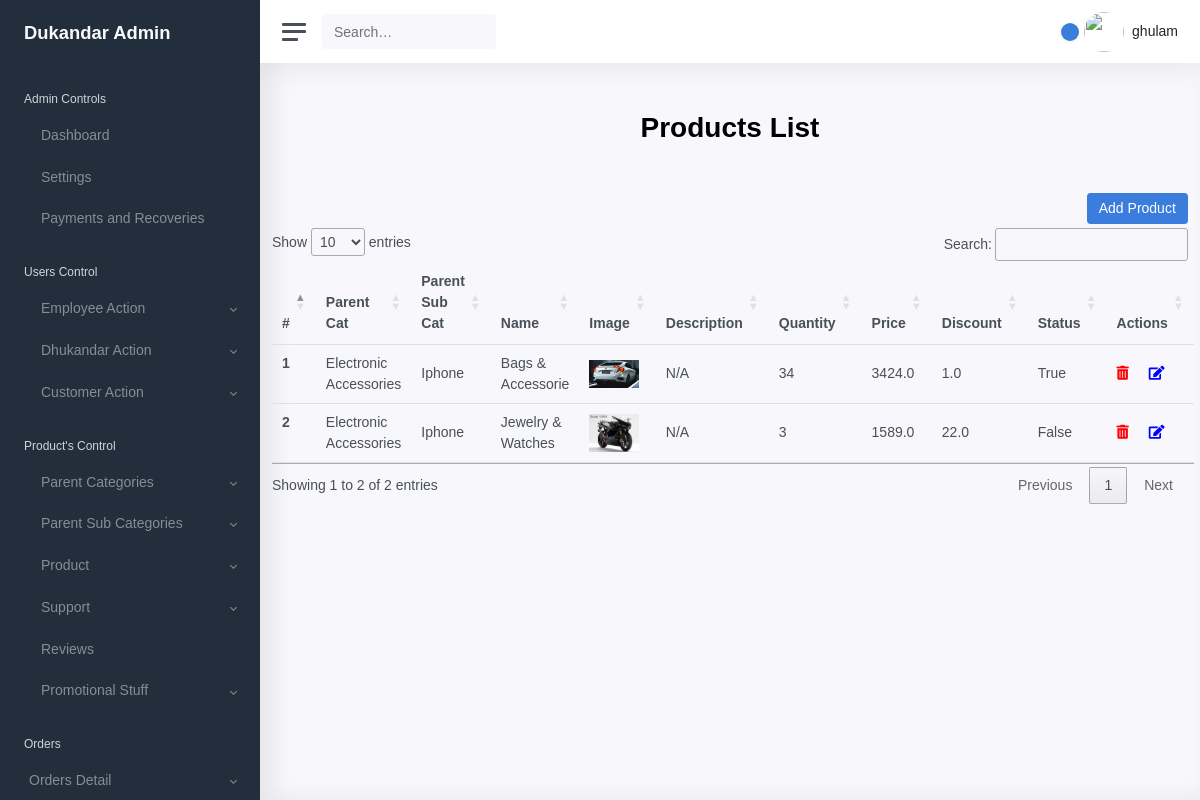
Screenshot of /product/lists (signed in) with the database file from the repository.
### shopkeeper/models/models.py (models this page shows, shortened)
class User(AbstractUser):
    address = models.CharField(max_length=250, null=True)
    user_type = models.CharField(max_length=16,
                                 choices=USER_CHOICES,
                                 default="CUSTOMER")
    block = models.BooleanField(default=False)
    is_active = models.BooleanField(default=True)
    created_at = models.DateTimeField(auto_now_add=True)
    updated_at = models.DateTimeField(auto_now=True)

class Product(models.Model):
    parent = models.ForeignKey(ParentCategory,
                               on_delete=models.CASCADE,
                               null=True)
    sub_cat = models.ForeignKey(SubCategory,
                                on_delete=models.CASCADE,
                                null=True)
    name = models.CharField(max_length=255, null=False)
    image = models.ImageField(upload_to='product/category/sub')
    description = models.TextField()
    quantity = models.IntegerField(default=0)
    price = models.FloatField(default=0.0)
    discount = models.FloatField(default=0.0)
    is_active = models.BooleanField(default=True)

class ParentCategory(models.Model):
    name = models.CharField(max_length=100, null=False)
    description = models.TextField(null=True)
    meta_keywords = models.CharField(max_length=255, null=True)
    meta_description = models.CharField(max_length=255, null=True)
    image = models.ImageField(upload_to='product/category/parent')
    category_for = models.CharField(choices=CATEGORY_FOR_CHOICES,
                                    max_length=7,
                                    default='RETAIL')
    is_active = models.BooleanField(default=False)

class SubCategory(models.Model):
    parent = models.ForeignKey(ParentCategory,
                               on_delete=models.CASCADE,
                               null=True)
    name = models.CharField(max_length=100, null=False)
    description = models.TextField(null=True)
    meta_keywords = models.CharField(max_length=255, null=True)
    meta_description = models.CharField(max_length=255, null=True)
    image = models.ImageField(upload_to='product/category/sub')
    is_active = models.BooleanField(default=False)

### shopkeeper/views.py (the view)
# urls.py: path('product/lists', productList, name='product_ist'),
def productList(request):
    products_list =Product.objects.all()
    context={
        'products_list':products_list
    }
    return render(request, 'shopkeeper/product/list.html', context)

### shopkeeper/templates/shopkeeper/product/list.html (shortened to what this page needs)
{% extends 'shopkeeper/base/base.html' %}
{% load static %}
{% block content %}
<div class="container">
        <h1 class="text-center mt-5 mb-5 font-weight-bold">Products List</h1>
        <div class="row">
          <div class="col-12">
            <a type="submit" href="{% url 'product_setup' %}" class="btn btn-primary float-right mb-1" name="employee">Add
                Product</a>
              <table class="table" id="table_id">
                <thead class="thead-dark">
                <tr>
                    <th scope="col">#</th>
                    <th scope="col">Parent Cat</th>
                    <th scope="col">Parent Sub Cat</th>
                    <th scope="col">Name</th>
                    <th scope="col">Image</th>
                    <th scope="col">Description</th>
                    <th scope="col">Quantity</th>
                    <th scope="col">Price</th>
                     <th scope="col">Discount</th>
                     <th scope="col">Status</th>
                     <th scope="col">Actions</th>
                </tr>
                </thead>
                <tbody>
                {% for prod in products_list %}
                    <tr>
                        <th scope="row">{{ forloop.counter }}</th>
                        <td>{{ prod.parent.name }}</td>
                        <td>{{ prod.sub_cat.name }}</td>
                        <td>{{ prod.name }}</td>
                        <td>{% if prod.image %}
                            <img src="{{ prod.image.url }}" alt="{{ prod.name }}" width="50">
                            {% else %}
                            {{ prod.image }}
                            {% endif %}
                        </td>
                        <td>{{ prod.description }}</td>
                        <td>{{ prod.quantity }}</td>
                        <td>{{ prod.price }}</td>
                        <td>{{ prod.discount }}</td>
                         <td>{{ prod.is_active }}</td>
                    <td>
                        <a href="{% url 'product_delete' prod.id %}" class="mr-3" data-toggle="tooltip" title="Hooray!"> <i class="fas fa-trash-alt"  style="color:red;"></i></a>
                        <a href="{% url 'product_update'  prod.id %}">  <i class="fas fa-edit" style="color:blue;"></i></a>
                    </td>
                    </tr>
                {% endfor %}
                </tbody>
            </table>
          </div>
        </div>
      </div>
{% endblock %}

### shopkeeper/templates/shopkeeper/base/topNav.html (shortened to what this page needs)
{% load static %}
<nav class="navbar navbar-expand navbar-light navbar-bg">
    <a class="sidebar-toggle d-flex">
      <i class="hamburger align-self-center"></i>
    </a>
    <form class="d-none d-sm-inline-block">
      <div class="input-group input-group-navbar">
        <input type="text" class="form-control" placeholder="Search…" aria-label="Search">
        <button class="btn" type="button">
        </button>
      </div>
    </form>
    <div class="navbar-collapse collapse">
      <ul class="navbar-nav navbar-align">
        <li class="nav-item dropdown">
          <a class="nav-icon dropdown-toggle" href="#" id="alertsDropdown" data-toggle="dropdown">
            <div class="position-relative">
              <span class="indicator">{{ request.user.notifications.unread.count }}</span>
            </div>
          </a>
        </li>
        <li class="nav-item dropdown">
          {% if request.user.is_authenticated %}
          {% if request.user.profile_photo %}
          <a class="nav-link dropdown-toggle d-none d-sm-inline-block" href="#" data-toggle="dropdown">
            <img src="{{ request.user.profile_photo.url }}" class="avatar img-fluid rounded mr-1" alt="Image Error" />
            {% else %}
            <img src="{{ request.user.profile_photo }}"
                             class="avatar img-fluid mr-1 rounded-circle img-responsive" alt=""/>
                             {% endif %}
            <span class="text-dark">{{ request.user.first_name }}</span>
          {% endif %}
        </li>
      </ul>
    </div>
  </nav>

### shopkeeper/templates/shopkeeper/base/base.html (style rules this page uses)
* { font-family: Arial, Helvetica, sans-serif; }

### rows the page displays
User: user.first_name "ghulam"
Product: parent.name "Electronic Accessories", sub_cat.name "Iphone", name "Bags & Accessorie", image (picture), description "N/A", quantity "34", price "3424.0", discount "1.0", is_active "True"
Product: parent.name "Electronic Accessories", sub_cat.name "Iphone", name "Jewelry & Watches", image (picture), description "N/A", quantity "3", price "1589.0", discount "22.0", is_active "False"
